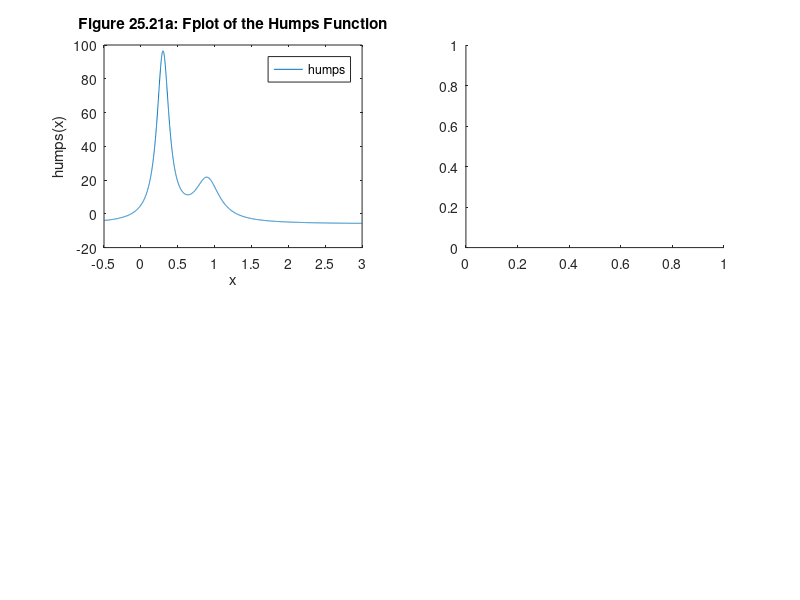

MATLAB code to generate this figure: (Note: this script raises an error after producing the figure.)
% MATLAB Script: EasyPlotting.m

subplot(2,2,1)
fplot(@humps,[-0.5 3])
title('Figure 25.21a: Fplot of the Humps Function')
xlabel('x')
ylabel('humps(x)')

subplot(2,2,2)
f_hdl = @(x) sin(x)/x;
ezplot(f_hdl, [-15,15])
title('Figure 25.21b: sin(x)/x')

subplot(2,2,3)
ezpolar('sin(3*t).*cos(3*t)',[0 pi])
title('Figure 25.21c: ezpolar plot')

subplot(2,2,4)
istr = '(x-2)^2/(2^2) + (y+1)^2/(3^2) - 1';
ezplot(istr,[-2 6 -5 3])
axis square
grid
title(['Figure 25.21d: ' istr])

% Text Formatting
figure;
axis([0 1 0 0.5])
text(0.2,0.1,'\color{blue}\itE = M\cdotC^{\rm2}')
text(0.2,0.2,'\fontsize{16} \nabla \times H = J + \partialD/\partialt')
text(0.2,0.3,'\fontname{courier}\fontsize{16}\bf x_{\alpha}+y^{2\pi}')
fsstr = 'f(t) = A_o + \fontsize{30}_\Sigma\fontsize{10}';
text(0.2,0.4,[fsstr '[A_ncos(n\omega_ot) + B_nsin(n\omega_ot)]'])
title('Figure 25.22: TeX Formatting Examples')
